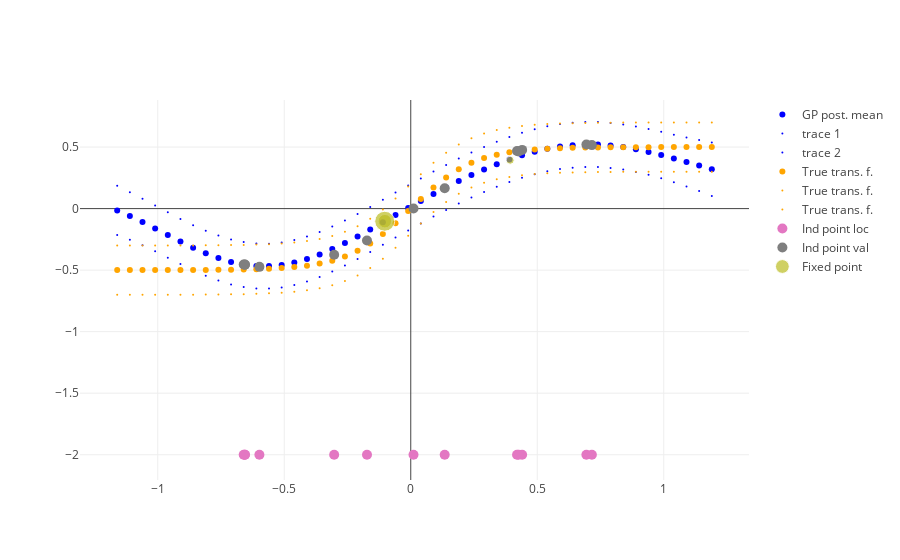

Here is the notebook cell this chart was saved with:
### Code cell
# Plot a single fit
GP_fit_saves_rs = np.reshape(nestedlist_to_array(GP_fit_saves, max_level=0), 
                             (len(ntrials_set), len(nfix_set), nbatches))

nfix_ind = 2
ntrials_ind = 3
batchnum = 0

print GP_RMSE[ntrials_ind, nfix_ind, batchnum]
print GP_NLL[ntrials_ind, nfix_ind, batchnum]

[y_train, x_train, tanh_params,
 all_results, 
 init_paramvec, dict_ind, dict_shape, opt_params, 
 bnds, transforms] = GP_fit_saves_rs[ntrials_ind, nfix_ind, batchnum]

print len(init_paramvec)

# tanh_callback_plot_external(init_paramvec[opt_params], 
#         opt_params, init_paramvec, transforms, dict_ind, dict_shape,
#         tanh_params)

# for res in all_results[:-1]:
#     tanh_callback_plot_external(res.x, 
#             opt_params, init_paramvec, transforms, dict_ind, dict_shape,
#             tanh_params)
    
tanh_callback_plot_external(all_results[-1].x, 
        opt_params, init_paramvec, transforms, dict_ind, dict_shape,
        tanh_params)

paramvec = replace_params(all_results[-1].x, opt_params, init_paramvec)
paramdict = vec_to_params(paramvec, dict_ind, dict_shape, transforms)

# Unpack the usual parameters
(Sigma_eps, mu_0_0, Sigma_0_0, C, Sigma_nu, z, u, Sigma_u, lengthscales, kernel_variance, s, J, Sigma_s, Sigma_J)  = \
    paramdict.values()
    
print np.concatenate([s.T, Sigma_s], axis=1)
